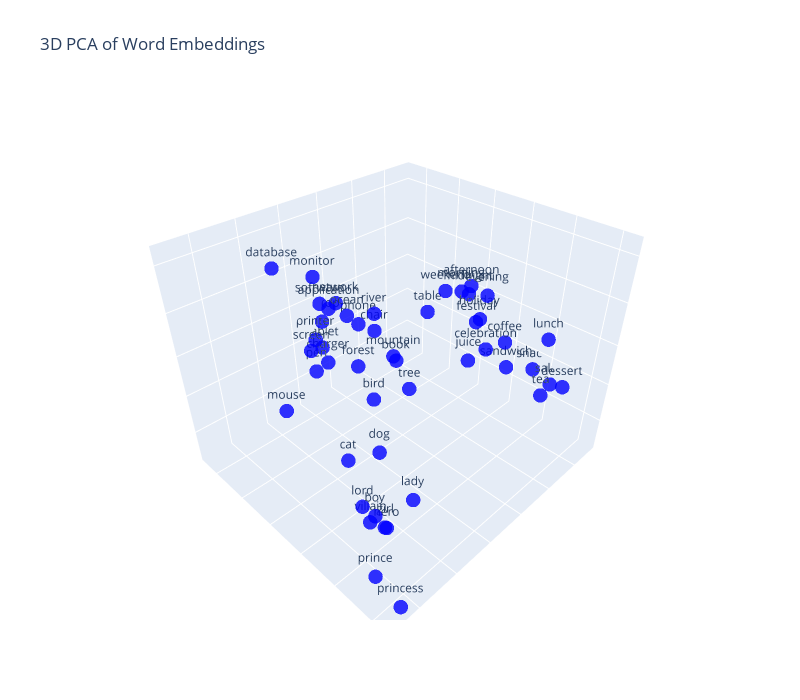

The code cell stored with this chart in its notebook:
### Code cell
from gensim.models import KeyedVectors
import numpy as np
from sklearn.decomposition import PCA
import plotly.graph_objs as go
from plotly.subplots import make_subplots

# %%
# Load Google's pre-trained Word2Vec model with a limited vocabulary for efficiency
path = "GoogleNews-vectors-negative300.bin"
model = KeyedVectors.load_word2vec_format(path, binary=True, limit=200000)

# %%
# Select words to visualize
words = [
    # People & Roles
    "prince",
    "princess",
    "lord",
    "lady",
    "boy",
    "girl",
    "hero",
    "villain",
    # Objects & Everyday Items
    "mouse",
    "screen",
    "tablet",
    "phone",
    "book",
    "pen",
    "chair",
    "table",
    # Food & Meals
    "lunch",
    "snack",
    "dessert",
    "coffee",
    "tea",
    "juice",
    "sandwich",
    "salad",
    # Technology & Tools
    "monitor",
    "laptop",
    "charger",
    "software",
    "network",
    "application",
    "printer",
    "database",
    # Nature & Animals
    "mountain",
    "river",
    "ocean",
    "forest",
    "dog",
    "cat",
    "bird",
    "tree",
    # Time & Events
    "morning",
    "afternoon",
    "evening",
    "midnight",
    "festival",
    "celebration",
    "holiday",
    "weekend",
]

# Extract the word vectors
word_vectors = np.array([model[word] for word in words])

# Reduce dimensionality to 3D for visualization
pca = PCA(n_components=3)
word_vectors_3d = pca.fit_transform(word_vectors)

# Create a 3D scatter plot with plotly
fig = make_subplots(specs=[[{"type": "scatter3d"}]])

scatter = go.Scatter3d(
    x=word_vectors_3d[:, 0], y=word_vectors_3d[:, 1], z=word_vectors_3d[:, 2], mode="markers+text", marker=dict(size=5, color="blue", opacity=0.8), text=words, textposition="top center"
)

fig.add_trace(scatter)

# Set the layout for better visualization without axis lines
fig.update_layout(
    title="3D PCA of Word Embeddings",
    scene=dict(
        xaxis_title="PCA Component 1",
        yaxis_title="PCA Component 2",
        zaxis_title="PCA Component 3",
        xaxis=dict(showgrid=True, showticklabels=False,   title=''),  # Hide x-axis
        yaxis=dict(showgrid=True, showticklabels=False,   title=''),  # Hide y-axis
        zaxis=dict(showgrid=True, showticklabels=False,   title=''),  # Hide z-axis
    ),
    width=800,
    height=700,
    showlegend=False
)

# Display the interactive 3D plot
fig.show()

### Figure 1 — Plotly figure (JSON) as saved in the notebook; plotly's stock layout.template omitted (floating-point values rounded to 4 significant figures)
{"data": [{"marker": {"color": "blue", "opacity": 0.8, "size": 5}, "mode": "markers+text", "text": ["prince", "princess", "lord", "lady", "boy", "girl", "hero", "villain", "mouse", "screen", "tablet", "phone", "book", "pen", "chair", "table", "lunch", "snack", "dessert", "coffee", "tea", "juice", "sandwich", "salad", "monitor", "laptop", "charger", "software", "network", "application", "printer", "database", "mountain", "river", "ocean", "forest", "dog", "cat", "bird", "tree", "morning", "afternoon", "evening", "midnight", "festival", "celebration", "holiday", "weekend"], "textposition": "top center", "type": "scatter3d", "x": [1.287, 1.148, 1.032, 0.6045, 1.016, 0.9594, 0.8664, 0.8705, 0.6152, 0.3215, -0.2951, -0.1494, -0.05835, 0.3477, 0.1062, -0.4633, -1.547, -1.764, -1.666, -1.429, -1.027, -1.147, -1.562, -1.799, 0.2341, -0.3662, -0.2602, 0.09986, 0.2582, 0.2759, -0.1458, 0.4836, 0.5211, 0.654, 0.5869, 0.8376, 0.3887, 0.6263, 0.5198, 0.4107, -0.2974, -0.2941, -0.3043, -0.2341, -0.04515, -0.04073, -0.2059, 0.03125], "y": [0.952, 1.111, 0.526, 0.7256, 0.6697, 0.7269, 0.6512, 0.4319, -1.156, -1.012, -1.647, -0.802, -0.1567, -0.9149, -0.2776, -0.1322, 0.6045, 0.3414, 0.7954, 0.1488, 0.903, -0.1234, 0.1131, 0.5683, -0.9955, -1.71, -1.513, -1.101, -0.6358, -0.7294, -1.564, -1.297, 0.3988, 0.3288, -0.08269, 0.3277, 0.05916, -0.1394, 0.1455, 0.4748, 0.4051, 0.5076, 0.6752, 0.5354, 0.7735, 0.897, 0.6912, 0.5024], "z": [-0.9264, -1.335, -0.6117, -0.7056, -0.6297, -0.7755, -0.9255, -1.028, -0.7725, -0.06112, -0.6188, 0.1453, 0.05524, -0.257, 0.4173, 0.4436, -0.04069, -0.6724, -0.6291, -0.2343, -0.3236, -0.473, -0.6555, -0.7855, 0.7608, -0.3149, -0.7522, 0.3673, 0.6306, 0.5379, -0.399, 0.8321, 0.6665, 1.094, 0.8708, 0.6914, -0.7175, -0.7988, 0.07287, 0.3138, 0.9447, 1.039, 1.009, 0.9939, 0.9076, 0.7036, 0.8297, 1.117]}], "layout": {"height": 700, "scene": {"domain": {"x": [0, 1], "y": [0, 1]}, "xaxis": {"showgrid": true, "showticklabels": false, "title": {"text": ""}}, "yaxis": {"showgrid": true, "showticklabels": false, "title": {"text": ""}}, "zaxis": {"showgrid": true, "showticklabels": false, "title": {"text": ""}}}, "showlegend": false, "title": {"text": "3D PCA of Word Embeddings"}, "width": 800}}
